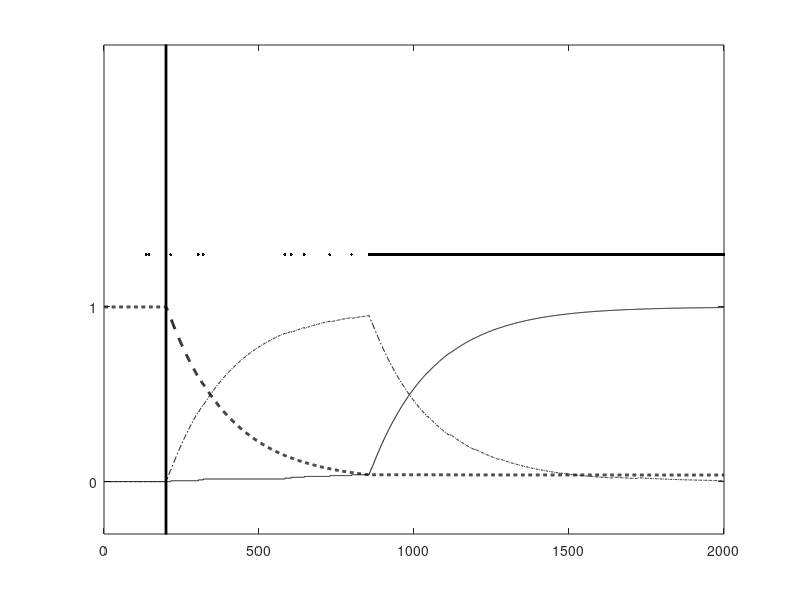

Reproduce this figure in MATLAB. (Note: this script raises an error after producing the figure.)
% avoidanceLearnCall.m
% this script models avoidance learning as a reinforcement learning 
% with two upper motoneurons (sumo and fumo) and one "call" neuron

nTrials=2000; % set number of learning trials 
a=0.005; % set learning rate
bprob=0.005; % set baseline probability of exploration
wsh=0; % set initial modifiable weight to sumo from hear
wfh=1; % set initial modifiable weight to fumo from hear
wch=0; % set initial modifiable weight to call from hear
hear=1; % set response of hear 

for c=1:nTrials, % for each trial of avoidance learning
    if c<=nTrials/10,   % if during pretrial interval
        rews=0; rewf=1; % set rewards for pretraining
    else                % if during training interval
        rews=1; rewf=0; % set rewards for training
    end % end reward set conditional
    call=wch*hear; % compute the response of call
    sumo=wsh*hear; % compute response of sumo
    fumo=wfh*hear; % compute response of fumo
    spin=sumo>fumo; % spin if sumo is larger than fumo
    prob=bprob+bprob*call; % compute probability of exploration
    if prob>rand, spin=1-spin; end % explore sometimes
    callrec(c)=call; % save responses of call
    sumorec(c)=sumo; % save responses of sumo
    fumorec(c)=fumo; % save responses of fumo
    spinrec(c)=spin; % save the spin actions
    if c<=nTrials/10,              % if pretraining
        pain=0;                    % no pain is delivered
    elseif c>nTrials/10 & spin==1, % if spin during training
        pain=0;                    % pain is avoided
    elseif c>nTrials/10 & spin==0, % if no spin during training
        pain=1;                    % pain is not avoided
    end % end pain conditional
    wch=wch+a*(pain-wch); % update the hear-call weight
    if spin==1,                  % if a spin was produced
        wsh=wsh+a*(rews-wsh);    % update the hear-sumo weight
    else                         % if the rabbit froze instead
        wfh=wfh+a*(rewf-wfh);    % update the hear-fumo weight
    end % end update conditional
end % end main training loop



% plot results
clf
trln=1:nTrials;
lnh=[nTrials/10 nTrials/10];
lnv=[-1 3];
plot(trln,callrec,'k-.',trln,sumorec,'k',trln,fumorec,'k--',...
    'linewidth',2)
indxspin=find(spinrec==1);
hold
plot(trln(indxspin),spinrec(indxspin)*1.3,'k.')
plot(lnh,lnv,'k','linewidth',2)
hold
axis([0 nTrials -0.3 2.5])
set(gca,'ytick',[0 1])
legend('call','sumo','fumo','spin',1)
xlabel('training cycles','fontsize',14)
ylabel('response                              ','fontsize',14)
set(gca,'fontsize',14)
set(gca,'linewidth',2)





